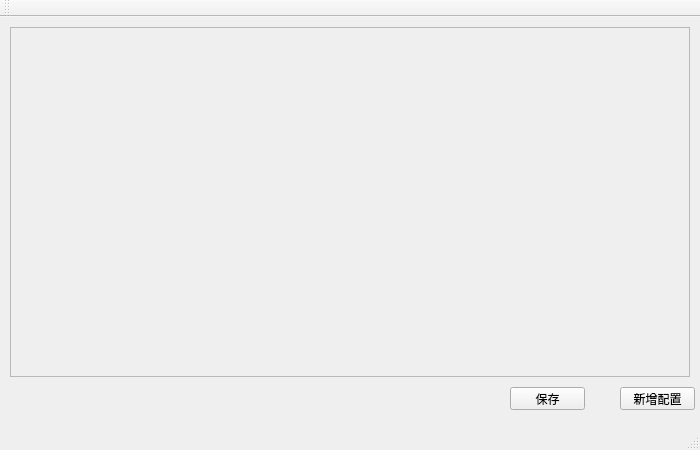
<?xml version="1.0" encoding="UTF-8"?>
<ui version="4.0">
 <class>MainWindow</class>
 <widget class="QMainWindow" name="MainWindow">
  <property name="geometry">
   <rect>
    <x>0</x>
    <y>0</y>
    <width>700</width>
    <height>450</height>
   </rect>
  </property>
  <property name="sizePolicy">
   <sizepolicy hsizetype="Fixed" vsizetype="Fixed">
    <horstretch>0</horstretch>
    <verstretch>0</verstretch>
   </sizepolicy>
  </property>
  <property name="minimumSize">
   <size>
    <width>700</width>
    <height>450</height>
   </size>
  </property>
  <property name="maximumSize">
   <size>
    <width>700</width>
    <height>450</height>
   </size>
  </property>
  <property name="windowTitle">
   <string>MainWindow</string>
  </property>
  <property name="dockOptions">
   <set>QMainWindow::AllowTabbedDocks|QMainWindow::AnimatedDocks</set>
  </property>
  <widget class="QWidget" name="centralWidget">
   <widget class="QPushButton" name="BtnAddService">
    <property name="geometry">
     <rect>
      <x>620</x>
      <y>370</y>
      <width>75</width>
      <height>23</height>
     </rect>
    </property>
    <property name="text">
     <string>新增配置</string>
    </property>
   </widget>
   <widget class="QScrollArea" name="scrollArea">
    <property name="geometry">
     <rect>
      <x>10</x>
      <y>10</y>
      <width>680</width>
      <height>350</height>
     </rect>
    </property>
    <property name="sizePolicy">
     <sizepolicy hsizetype="Fixed" vsizetype="Fixed">
      <horstretch>0</horstretch>
      <verstretch>0</verstretch>
     </sizepolicy>
    </property>
    <property name="widgetResizable">
     <bool>true</bool>
    </property>
    <widget class="QWidget" name="scrollAreaWidgetContents">
     <property name="geometry">
      <rect>
       <x>0</x>
       <y>0</y>
       <width>678</width>
       <height>348</height>
      </rect>
     </property>
     <property name="styleSheet">
      <string notr="true"/>
     </property>
    </widget>
   </widget>
   <widget class="QPushButton" name="BtnSaveAll">
    <property name="geometry">
     <rect>
      <x>510</x>
      <y>370</y>
      <width>75</width>
      <height>23</height>
     </rect>
    </property>
    <property name="text">
     <string>保存</string>
    </property>
   </widget>
  </widget>
  <widget class="QMenuBar" name="menuBar">
   <property name="geometry">
    <rect>
     <x>0</x>
     <y>0</y>
     <width>700</width>
     <height>23</height>
    </rect>
   </property>
  </widget>
  <widget class="QToolBar" name="mainToolBar">
   <attribute name="toolBarArea">
    <enum>TopToolBarArea</enum>
   </attribute>
   <attribute name="toolBarBreak">
    <bool>false</bool>
   </attribute>
  </widget>
  <widget class="QStatusBar" name="statusBar"/>
 </widget>
 <layoutdefault spacing="6" margin="11"/>
 <resources/>
 <connections/>
</ui>
